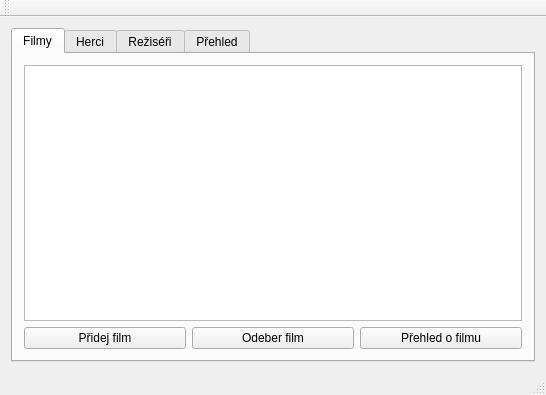
<?xml version="1.0" encoding="UTF-8"?>
<ui version="4.0">
 <class>MainWindow</class>
 <widget class="QMainWindow" name="MainWindow">
  <property name="geometry">
   <rect>
    <x>0</x>
    <y>0</y>
    <width>546</width>
    <height>395</height>
   </rect>
  </property>
  <property name="windowTitle">
   <string>MainWindow</string>
  </property>
  <widget class="QWidget" name="centralWidget">
   <layout class="QGridLayout" name="gridLayout">
    <item row="0" column="0">
     <widget class="QTabWidget" name="tabWidget">
      <property name="currentIndex">
       <number>0</number>
      </property>
      <widget class="QWidget" name="tab">
       <attribute name="title">
        <string>Filmy</string>
       </attribute>
       <layout class="QGridLayout" name="gridLayout_2">
        <item row="1" column="0">
         <widget class="QPushButton" name="pushButton">
          <property name="text">
           <string>Přidej film</string>
          </property>
         </widget>
        </item>
        <item row="1" column="1">
         <widget class="QPushButton" name="pushButton_2">
          <property name="text">
           <string>Odeber film</string>
          </property>
         </widget>
        </item>
        <item row="1" column="2">
         <widget class="QPushButton" name="pushButton_3">
          <property name="text">
           <string>Přehled o filmu</string>
          </property>
         </widget>
        </item>
        <item row="0" column="0" colspan="3">
         <widget class="QTableView" name="tableView"/>
        </item>
       </layout>
      </widget>
      <widget class="QWidget" name="tab_3">
       <attribute name="title">
        <string>Herci</string>
       </attribute>
       <layout class="QGridLayout" name="gridLayout_3">
        <item row="1" column="0">
         <widget class="QPushButton" name="pushButton_4">
          <property name="text">
           <string>Přidej herce</string>
          </property>
         </widget>
        </item>
        <item row="1" column="1">
         <widget class="QPushButton" name="pushButton_5">
          <property name="text">
           <string>Odeber herce</string>
          </property>
         </widget>
        </item>
        <item row="0" column="0" colspan="2">
         <widget class="QTableView" name="tableView_2"/>
        </item>
       </layout>
      </widget>
      <widget class="QWidget" name="tab_2">
       <attribute name="title">
        <string>Režiséři</string>
       </attribute>
       <layout class="QGridLayout" name="gridLayout_4">
        <item row="1" column="0">
         <widget class="QPushButton" name="pushButton_10">
          <property name="text">
           <string>Přidej režiséra</string>
          </property>
         </widget>
        </item>
        <item row="1" column="1">
         <widget class="QPushButton" name="pushButton_11">
          <property name="text">
           <string>Odeber režiséra</string>
          </property>
         </widget>
        </item>
        <item row="0" column="0" colspan="2">
         <widget class="QTableView" name="tableView_3"/>
        </item>
       </layout>
      </widget>
      <widget class="QWidget" name="tab_4">
       <attribute name="title">
        <string>Přehled</string>
       </attribute>
       <layout class="QGridLayout" name="gridLayout_5">
        <item row="2" column="0" colspan="2">
         <widget class="QTableWidget" name="tableWidget"/>
        </item>
        <item row="5" column="0" colspan="2">
         <widget class="QTableWidget" name="tableWidget_2"/>
        </item>
        <item row="4" column="0">
         <widget class="QLabel" name="label_3">
          <property name="text">
           <string>Režisér:</string>
          </property>
         </widget>
        </item>
        <item row="0" column="0">
         <widget class="QLabel" name="label">
          <property name="text">
           <string/>
          </property>
         </widget>
        </item>
        <item row="1" column="0">
         <widget class="QLabel" name="label_2">
          <property name="text">
           <string>Herci:</string>
          </property>
         </widget>
        </item>
        <item row="3" column="1">
         <widget class="QPushButton" name="pushButton_7">
          <property name="text">
           <string>Odeber herce</string>
          </property>
         </widget>
        </item>
        <item row="3" column="0">
         <widget class="QPushButton" name="pushButton_6">
          <property name="text">
           <string>Přidej herce</string>
          </property>
         </widget>
        </item>
        <item row="6" column="0">
         <widget class="QPushButton" name="pushButton_8">
          <property name="text">
           <string>Přidej režiséra</string>
          </property>
         </widget>
        </item>
        <item row="6" column="1">
         <widget class="QPushButton" name="pushButton_9">
          <property name="text">
           <string>Odeber režiséra</string>
          </property>
         </widget>
        </item>
       </layout>
      </widget>
     </widget>
    </item>
   </layout>
  </widget>
  <widget class="QMenuBar" name="menuBar">
   <property name="geometry">
    <rect>
     <x>0</x>
     <y>0</y>
     <width>546</width>
     <height>21</height>
    </rect>
   </property>
  </widget>
  <widget class="QToolBar" name="mainToolBar">
   <attribute name="toolBarArea">
    <enum>TopToolBarArea</enum>
   </attribute>
   <attribute name="toolBarBreak">
    <bool>false</bool>
   </attribute>
  </widget>
  <widget class="QStatusBar" name="statusBar"/>
 </widget>
 <layoutdefault spacing="6" margin="11"/>
 <resources/>
 <connections/>
</ui>
